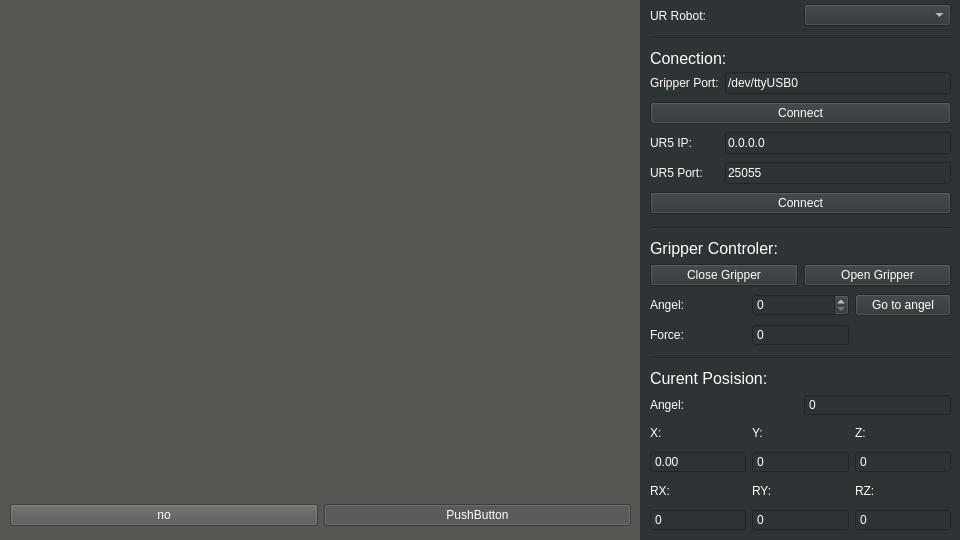
<?xml version="1.0" encoding="UTF-8"?>
<ui version="4.0">
 <class>Widget</class>
 <widget class="QWidget" name="Widget">
  <property name="geometry">
   <rect>
    <x>0</x>
    <y>0</y>
    <width>960</width>
    <height>540</height>
   </rect>
  </property>
  <property name="minimumSize">
   <size>
    <width>960</width>
    <height>540</height>
   </size>
  </property>
  <property name="maximumSize">
   <size>
    <width>960</width>
    <height>540</height>
   </size>
  </property>
  <property name="windowTitle">
   <string>Controler</string>
  </property>
  <property name="styleSheet">
   <string notr="true">background-color: rgb(85, 87, 83);

color: rgb(255, 255, 255);</string>
  </property>
  <widget class="QWidget" name="widget" native="true">
   <property name="geometry">
    <rect>
     <x>640</x>
     <y>0</y>
     <width>320</width>
     <height>540</height>
    </rect>
   </property>
   <property name="minimumSize">
    <size>
     <width>320</width>
     <height>540</height>
    </size>
   </property>
   <property name="maximumSize">
    <size>
     <width>320</width>
     <height>540</height>
    </size>
   </property>
   <property name="styleSheet">
    <string notr="true">background-color: rgb(46, 52, 54);</string>
   </property>
   <widget class="QWidget" name="gridLayoutWidget_2">
    <property name="geometry">
     <rect>
      <x>10</x>
      <y>420</y>
      <width>301</width>
      <height>111</height>
     </rect>
    </property>
    <layout class="QGridLayout" name="gridLayout_2">
     <item row="2" column="0">
      <widget class="QLabel" name="label_11">
       <property name="text">
        <string>RX:</string>
       </property>
      </widget>
     </item>
     <item row="3" column="1">
      <widget class="QSpinBox" name="spinBox_12">
       <property name="readOnly">
        <bool>true</bool>
       </property>
       <property name="buttonSymbols">
        <enum>QAbstractSpinBox::NoButtons</enum>
       </property>
      </widget>
     </item>
     <item row="1" column="1">
      <widget class="QSpinBox" name="spinBox_7">
       <property name="readOnly">
        <bool>true</bool>
       </property>
       <property name="buttonSymbols">
        <enum>QAbstractSpinBox::NoButtons</enum>
       </property>
      </widget>
     </item>
     <item row="0" column="1">
      <widget class="QLabel" name="label_10">
       <property name="text">
        <string>Y:</string>
       </property>
      </widget>
     </item>
     <item row="2" column="2">
      <widget class="QLabel" name="label_9">
       <property name="text">
        <string>RZ:</string>
       </property>
      </widget>
     </item>
     <item row="0" column="2">
      <widget class="QLabel" name="label_12">
       <property name="text">
        <string>Z:</string>
       </property>
      </widget>
     </item>
     <item row="3" column="0">
      <widget class="QSpinBox" name="spinBox_8">
       <property name="readOnly">
        <bool>true</bool>
       </property>
       <property name="buttonSymbols">
        <enum>QAbstractSpinBox::NoButtons</enum>
       </property>
      </widget>
     </item>
     <item row="1" column="2">
      <widget class="QSpinBox" name="spinBox_9">
       <property name="readOnly">
        <bool>true</bool>
       </property>
       <property name="buttonSymbols">
        <enum>QAbstractSpinBox::NoButtons</enum>
       </property>
      </widget>
     </item>
     <item row="0" column="0">
      <widget class="QLabel" name="label_7">
       <property name="text">
        <string>X:</string>
       </property>
      </widget>
     </item>
     <item row="2" column="1">
      <widget class="QLabel" name="label_8">
       <property name="text">
        <string>RY:</string>
       </property>
      </widget>
     </item>
     <item row="3" column="2">
      <widget class="QSpinBox" name="spinBox_10">
       <property name="readOnly">
        <bool>true</bool>
       </property>
       <property name="buttonSymbols">
        <enum>QAbstractSpinBox::NoButtons</enum>
       </property>
      </widget>
     </item>
     <item row="1" column="0">
      <widget class="QDoubleSpinBox" name="doubleSpinBox_X">
       <property name="frame">
        <bool>true</bool>
       </property>
       <property name="readOnly">
        <bool>true</bool>
       </property>
       <property name="buttonSymbols">
        <enum>QAbstractSpinBox::NoButtons</enum>
       </property>
       <property name="minimum">
        <double>-999.000000000000000</double>
       </property>
       <property name="maximum">
        <double>999.000000000000000</double>
       </property>
       <property name="value">
        <double>0.000000000000000</double>
       </property>
      </widget>
     </item>
    </layout>
   </widget>
   <widget class="QWidget" name="gridLayoutWidget_4">
    <property name="geometry">
     <rect>
      <x>10</x>
      <y>390</y>
      <width>301</width>
      <height>31</height>
     </rect>
    </property>
    <layout class="QGridLayout" name="gridLayout_5">
     <item row="0" column="1">
      <widget class="QSpinBox" name="spinBox_ang_2">
       <property name="readOnly">
        <bool>true</bool>
       </property>
       <property name="buttonSymbols">
        <enum>QAbstractSpinBox::NoButtons</enum>
       </property>
       <property name="maximum">
        <number>70</number>
       </property>
      </widget>
     </item>
     <item row="0" column="0">
      <widget class="QLabel" name="label_14">
       <property name="text">
        <string>Angel:</string>
       </property>
      </widget>
     </item>
    </layout>
   </widget>
   <widget class="QWidget" name="horizontalLayoutWidget_4">
    <property name="geometry">
     <rect>
      <x>10</x>
      <y>0</y>
      <width>301</width>
      <height>31</height>
     </rect>
    </property>
    <layout class="QHBoxLayout" name="horizontalLayout_4">
     <item>
      <widget class="QLabel" name="test">
       <property name="text">
        <string>UR Robot:</string>
       </property>
      </widget>
     </item>
     <item>
      <widget class="QComboBox" name="comboBox"/>
     </item>
    </layout>
   </widget>
   <widget class="QLabel" name="label">
    <property name="geometry">
     <rect>
      <x>10</x>
      <y>370</y>
      <width>301</width>
      <height>17</height>
     </rect>
    </property>
    <property name="font">
     <font>
      <pointsize>12</pointsize>
     </font>
    </property>
    <property name="text">
     <string>Curent Posision:</string>
    </property>
   </widget>
   <widget class="QWidget" name="gridLayoutWidget_5">
    <property name="geometry">
     <rect>
      <x>10</x>
      <y>290</y>
      <width>301</width>
      <height>31</height>
     </rect>
    </property>
    <layout class="QGridLayout" name="gridLayout_6">
     <item row="0" column="0">
      <widget class="QLabel" name="label_15">
       <property name="text">
        <string>Angel:</string>
       </property>
      </widget>
     </item>
     <item row="0" column="1">
      <widget class="QSpinBox" name="spinBox_ang">
       <property name="maximum">
        <number>70</number>
       </property>
      </widget>
     </item>
     <item row="0" column="2">
      <widget class="QPushButton" name="pushButton_2">
       <property name="text">
        <string>Go to angel</string>
       </property>
      </widget>
     </item>
    </layout>
   </widget>
   <widget class="Line" name="line">
    <property name="geometry">
     <rect>
      <x>10</x>
      <y>350</y>
      <width>301</width>
      <height>16</height>
     </rect>
    </property>
    <property name="orientation">
     <enum>Qt::Horizontal</enum>
    </property>
   </widget>
   <widget class="QWidget" name="gridLayoutWidget">
    <property name="geometry">
     <rect>
      <x>10</x>
      <y>70</y>
      <width>301</width>
      <height>151</height>
     </rect>
    </property>
    <layout class="QGridLayout" name="gridLayout">
     <item row="2" column="0">
      <widget class="QLabel" name="label_13">
       <property name="text">
        <string>UR5 IP:</string>
       </property>
      </widget>
     </item>
     <item row="1" column="0" colspan="2">
      <widget class="QPushButton" name="pushButton_6">
       <property name="text">
        <string>Connect</string>
       </property>
      </widget>
     </item>
     <item row="0" column="1">
      <widget class="QLineEdit" name="lineEdit_2">
       <property name="inputMask">
        <string/>
       </property>
       <property name="text">
        <string>/dev/ttyUSB0</string>
       </property>
      </widget>
     </item>
     <item row="2" column="1">
      <widget class="QLineEdit" name="lineEdit">
       <property name="inputMask">
        <string/>
       </property>
       <property name="text">
        <string>0.0.0.0</string>
       </property>
      </widget>
     </item>
     <item row="3" column="1">
      <widget class="QLineEdit" name="lineEdit_3">
       <property name="inputMask">
        <string/>
       </property>
       <property name="text">
        <string>25055</string>
       </property>
      </widget>
     </item>
     <item row="3" column="0">
      <widget class="QLabel" name="label_17">
       <property name="text">
        <string>UR5 Port:</string>
       </property>
      </widget>
     </item>
     <item row="0" column="0">
      <widget class="QLabel" name="label_16">
       <property name="text">
        <string>Gripper Port:</string>
       </property>
      </widget>
     </item>
     <item row="4" column="0" colspan="2">
      <widget class="QPushButton" name="pushButton_7">
       <property name="text">
        <string>Connect</string>
       </property>
      </widget>
     </item>
    </layout>
   </widget>
   <widget class="Line" name="line_2">
    <property name="geometry">
     <rect>
      <x>10</x>
      <y>220</y>
      <width>301</width>
      <height>16</height>
     </rect>
    </property>
    <property name="orientation">
     <enum>Qt::Horizontal</enum>
    </property>
   </widget>
   <widget class="QLabel" name="label_2">
    <property name="geometry">
     <rect>
      <x>10</x>
      <y>240</y>
      <width>301</width>
      <height>17</height>
     </rect>
    </property>
    <property name="font">
     <font>
      <pointsize>12</pointsize>
     </font>
    </property>
    <property name="text">
     <string>Gripper Controler:</string>
    </property>
   </widget>
   <widget class="QLabel" name="label_3">
    <property name="geometry">
     <rect>
      <x>10</x>
      <y>50</y>
      <width>301</width>
      <height>17</height>
     </rect>
    </property>
    <property name="font">
     <font>
      <pointsize>12</pointsize>
     </font>
    </property>
    <property name="text">
     <string>Conection:</string>
    </property>
   </widget>
   <widget class="Line" name="line_3">
    <property name="geometry">
     <rect>
      <x>10</x>
      <y>30</y>
      <width>301</width>
      <height>16</height>
     </rect>
    </property>
    <property name="orientation">
     <enum>Qt::Horizontal</enum>
    </property>
   </widget>
   <widget class="QWidget" name="horizontalLayoutWidget_2">
    <property name="geometry">
     <rect>
      <x>10</x>
      <y>260</y>
      <width>301</width>
      <height>31</height>
     </rect>
    </property>
    <layout class="QHBoxLayout" name="horizontalLayout_2">
     <item>
      <widget class="QPushButton" name="pushButton_5">
       <property name="text">
        <string>Close Gripper</string>
       </property>
      </widget>
     </item>
     <item>
      <widget class="QPushButton" name="pushButton">
       <property name="text">
        <string>Open Gripper</string>
       </property>
      </widget>
     </item>
    </layout>
   </widget>
   <widget class="QWidget" name="gridLayoutWidget_6">
    <property name="geometry">
     <rect>
      <x>10</x>
      <y>320</y>
      <width>301</width>
      <height>31</height>
     </rect>
    </property>
    <layout class="QGridLayout" name="gridLayout_8">
     <item row="0" column="0">
      <widget class="QLabel" name="label_19">
       <property name="text">
        <string>Force:</string>
       </property>
      </widget>
     </item>
     <item row="0" column="1">
      <widget class="QSpinBox" name="spinBox_Fo">
       <property name="readOnly">
        <bool>true</bool>
       </property>
       <property name="buttonSymbols">
        <enum>QAbstractSpinBox::NoButtons</enum>
       </property>
       <property name="maximum">
        <number>70</number>
       </property>
      </widget>
     </item>
     <item row="0" column="2">
      <widget class="QLabel" name="label_4">
       <property name="text">
        <string/>
       </property>
      </widget>
     </item>
    </layout>
   </widget>
   <zorder>line_3</zorder>
   <zorder>gridLayoutWidget_2</zorder>
   <zorder>gridLayoutWidget_4</zorder>
   <zorder>horizontalLayoutWidget_4</zorder>
   <zorder>label</zorder>
   <zorder>gridLayoutWidget_5</zorder>
   <zorder>line</zorder>
   <zorder>gridLayoutWidget</zorder>
   <zorder>line_2</zorder>
   <zorder>label_2</zorder>
   <zorder>label_3</zorder>
   <zorder>horizontalLayoutWidget_2</zorder>
   <zorder>gridLayoutWidget_6</zorder>
  </widget>
  <widget class="QWidget" name="horizontalLayoutWidget">
   <property name="geometry">
    <rect>
     <x>10</x>
     <y>500</y>
     <width>621</width>
     <height>31</height>
    </rect>
   </property>
   <layout class="QHBoxLayout" name="horizontalLayout">
    <item>
     <widget class="QPushButton" name="pushButton_3">
      <property name="text">
       <string>no</string>
      </property>
      <property name="checkable">
       <bool>true</bool>
      </property>
      <property name="checked">
       <bool>false</bool>
      </property>
     </widget>
    </item>
    <item>
     <widget class="QPushButton" name="pushButton_4">
      <property name="font">
       <font>
        <strikeout>false</strikeout>
       </font>
      </property>
      <property name="text">
       <string>PushButton</string>
      </property>
      <property name="checkable">
       <bool>true</bool>
      </property>
      <property name="checked">
       <bool>true</bool>
      </property>
     </widget>
    </item>
   </layout>
  </widget>
 </widget>
 <resources/>
 <connections/>
</ui>
